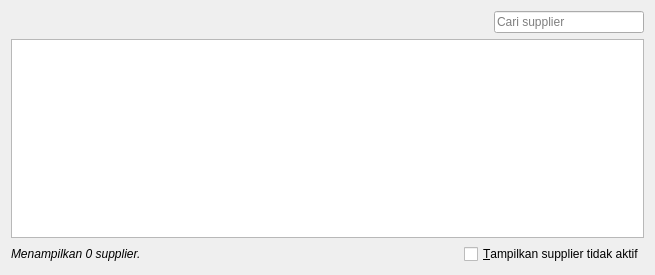
<?xml version="1.0" encoding="UTF-8"?>
<ui version="4.0">
 <class>CustomerManager</class>
 <widget class="QWidget" name="CustomerManager">
  <property name="geometry">
   <rect>
    <x>0</x>
    <y>0</y>
    <width>655</width>
    <height>275</height>
   </rect>
  </property>
  <property name="windowTitle">
   <string>Form</string>
  </property>
  <layout class="QVBoxLayout" name="verticalLayout">
   <item>
    <layout class="QHBoxLayout" name="toolBarLayout">
     <property name="spacing">
      <number>6</number>
     </property>
     <item>
      <spacer name="horizontalSpacer">
       <property name="orientation">
        <enum>Qt::Horizontal</enum>
       </property>
       <property name="sizeHint" stdset="0">
        <size>
         <width>40</width>
         <height>20</height>
        </size>
       </property>
      </spacer>
     </item>
     <item>
      <widget class="QLineEdit" name="searchEdit">
       <property name="maximumSize">
        <size>
         <width>150</width>
         <height>16777215</height>
        </size>
       </property>
       <property name="maxLength">
        <number>40</number>
       </property>
       <property name="placeholderText">
        <string>Cari supplier</string>
       </property>
       <property name="clearButtonEnabled">
        <bool>true</bool>
       </property>
      </widget>
     </item>
    </layout>
   </item>
   <item>
    <widget class="TableView" name="view">
     <property name="alternatingRowColors">
      <bool>true</bool>
     </property>
     <property name="selectionMode">
      <enum>QAbstractItemView::SingleSelection</enum>
     </property>
     <property name="selectionBehavior">
      <enum>QAbstractItemView::SelectRows</enum>
     </property>
     <property name="sortingEnabled">
      <bool>true</bool>
     </property>
     <property name="cornerButtonEnabled">
      <bool>false</bool>
     </property>
     <attribute name="verticalHeaderVisible">
      <bool>false</bool>
     </attribute>
     <attribute name="verticalHeaderMinimumSectionSize">
      <number>30</number>
     </attribute>
     <attribute name="verticalHeaderDefaultSectionSize">
      <number>30</number>
     </attribute>
    </widget>
   </item>
   <item>
    <layout class="QHBoxLayout" name="horizontalLayout_2">
     <item>
      <widget class="QLabel" name="infoLabel">
       <property name="font">
        <font>
         <italic>true</italic>
        </font>
       </property>
       <property name="text">
        <string>Menampilkan 0 supplier.</string>
       </property>
      </widget>
     </item>
     <item>
      <spacer name="horizontalSpacer_2">
       <property name="orientation">
        <enum>Qt::Horizontal</enum>
       </property>
       <property name="sizeHint" stdset="0">
        <size>
         <width>40</width>
         <height>20</height>
        </size>
       </property>
      </spacer>
     </item>
     <item>
      <widget class="QCheckBox" name="showInactiveCheckBox">
       <property name="text">
        <string>&amp;Tampilkan supplier tidak aktif</string>
       </property>
      </widget>
     </item>
    </layout>
   </item>
  </layout>
 </widget>
 <customwidgets>
  <customwidget>
   <class>TableView</class>
   <extends>QTableView</extends>
   <header>libs/widgets/tableview.h</header>
  </customwidget>
 </customwidgets>
 <tabstops>
  <tabstop>view</tabstop>
  <tabstop>searchEdit</tabstop>
 </tabstops>
 <resources/>
 <connections/>
</ui>
